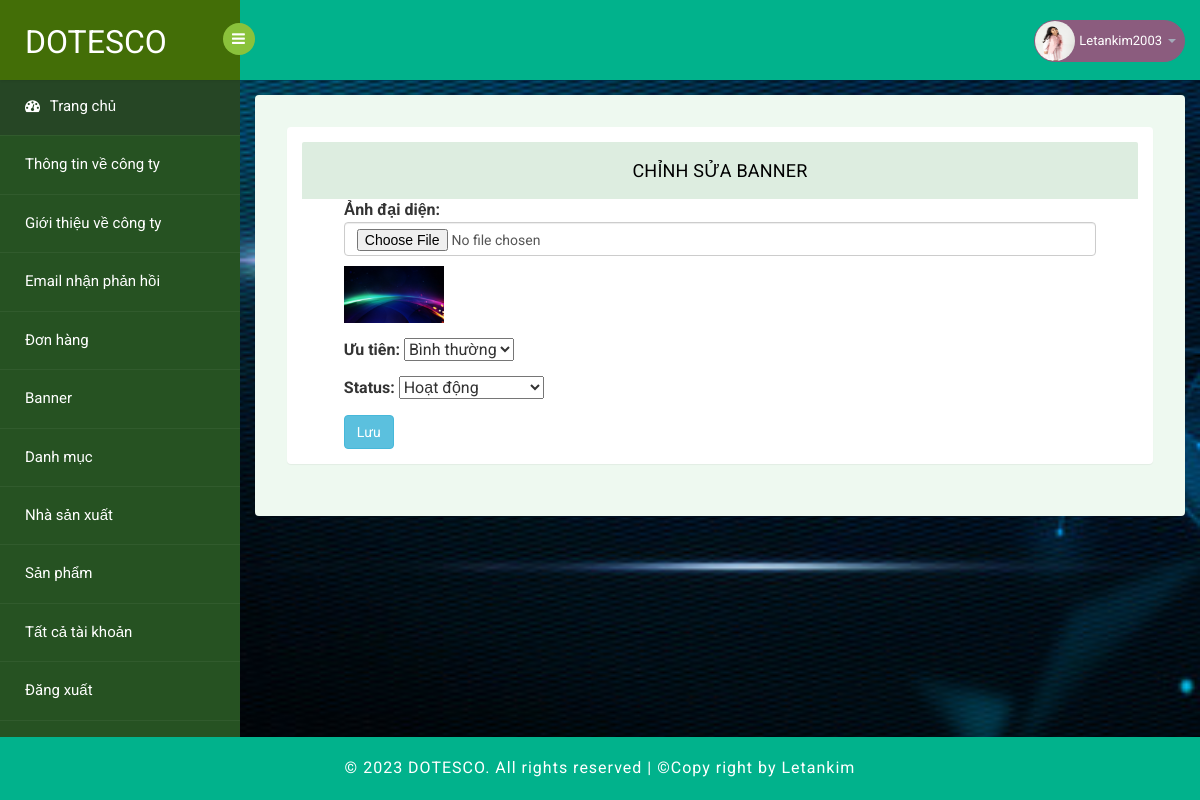
The app's page /admin/index.php?page=update-banner&id=28 (signed in) with its own data.
### tables this page shows
CREATE TABLE `tbl_banner` (
  `id` int(6) NOT NULL,
  `img` varchar(1000) NOT NULL,
  `status` tinyint(4) NOT NULL DEFAULT 1,
  `priority` tinyint(4) NOT NULL DEFAULT 0,
  `createAt` datetime NOT NULL DEFAULT current_timestamp(),
  `modifiedAt` datetime DEFAULT NULL,
  `createBy` int(11) NOT NULL,
  `modifiedBy` int(11) DEFAULT NULL
);

### admin/controller/BannerController.php (called while the page is built, shortened)
<?php
require_once PATH_ROOT_ADMIN."/DAO/BannerDao.php";
require_once PATH_ROOT_ADMIN."/DAO/AccountDao.php";
require_once PATH_ROOT."/model/Banner.php";
class BannerController {
    private static $bannerDao;
    function __construct() {
        self::$bannerDao = new BannerDao();
    }
    public function adminFormUpdate() {
        $id = $_GET['id'];
        $currentBanner = self::$bannerDao->getOneByID($id);
        include_once PATH_ROOT_ADMIN."/view/editForm/editBanner.php";
    }
}
?>

### admin/DBConnection/ConnectionAdmin.php (called while the page is built, shortened)
<?php
class ConnectionAdmin {
    public static $conn;
    function connect() {
        $servername = DB_HOST;
        $username = DB_USER;
        $password = DB_PASSWORD;
        $table = DB_NAME;
        try {
            self::$conn = new PDO("mysql:host=$servername;dbname=$table;charset=utf8", $username, $password);
            self::$conn->setAttribute(PDO::ATTR_ERRMODE, PDO::ERRMODE_EXCEPTION);
        } catch(PDOException $e) {
            try {
                $date= date('Y/m/d H:i:s');
                $myLogger = fopen(PATH_ROOT_ADMIN.'/Log/admin_log.log', 'a');
                $content = "Admin: CONNECT (".$e->getMessage().") ".$date."\n";
                fwrite($myLogger, $content);
            } catch(Exception $error) {
            }
        }
        return self::$conn;
    }
    function get_one($sql, $params = array()) {
        $result = [];
        try {
            $conn = $this->connect();
            $stmt = $conn->prepare($sql);
            $stmt->execute($params);
            $stmt->setFetchMode(PDO::FETCH_ASSOC);
            $result = $stmt->fetch();
        } catch(PDOException $e) {
            try {
                $date= date('Y/m/d H:i:s');
                $myLogger = fopen(PATH_ROOT_ADMIN.'/Log/log_user.log', 'a');
                $content = "User: GET BY ID (".$e->getMessage().") ".$date."\n";
                fwrite($myLogger, $content);
            } catch(Exception $error) {
            }
        }
        return $result;
    }
}
?>

### admin/DAO/BannerDao.php (called while the page is built, shortened)
<?php
require_once PATH_ROOT_ADMIN."/DBConnection/ConnectionAdmin.php";
require_once PATH_ROOT."/model/Banner.php";
class BannerDao {
    private static $db;
    public function __construct()
    {
        self::$db = new ConnectionAdmin();
    }
    private function banner($row) {
        $id = $row['id'];
        $img = $row['img'];
        $status = $row['status'];
        $priority = $row['priority'];
        $createAt = $row['createAt'];
        $modifiedAt = $row['modifiedAt'];
        $createBy = $row['createBy'];
        $modifiedBy  = $row['modifiedBy'];
        $banner = new Banner($id, $img, $status, $priority, $createAt, $modifiedAt, $createBy, $modifiedBy);
        return $banner;
    }
    function getOneByID($id) {
        $params = array(":id"=>$id);
        $sql = "SELECT * FROM tbl_banner WHERE id=:id";
        $row = self::$db->get_one($sql, $params);
        if($row) {
            return $this->banner($row);
        }
        return null;
    }
}
?>

### model/Banner.php (called while the page is built, shortened)
<?php
class Banner {
    protected $img;
    protected $status;
    protected $priority;
    public function __construct($id, $img, $status, $priority, $createAt, $modifiedAt, $createBy, $modifiedBy)
    {
        $this->img = $img;
        $this->status = $status;
        $this->priority = $priority;
    }
    public function getImg()
    {
        return $this->img;
    }
    public function getStatus()
    {
        return $this->status;
    }
    public function getPriority()
    {
        return $this->priority;
    }
}
?>

### admin/view/editForm/editBanner.php (the view, shortened to what this page needs)
<?php
    $img = $currentBanner->getImg();
    $status = $currentBanner->getStatus();
    $priority = $currentBanner->getPriority();
?>
<section id="main-content">
	<section class="wrapper">
		<div class="table-agile-info">
            <div class="panel panel-default">
                <div class="panel-body form-add active">
                    <div class="panel-heading">
                        Chỉnh sửa banner
                    </div>
                    <div class="position-center">
                        <form enctype="multipart/form-data" method = "post" action = "index.php?page=updated-banner" role="form">
                            <div class="form-group">
                                <label for="imgBanner">Ảnh đại diện: </label>
                                <input type="file" id="imgBanner" name="imgBanner" class="form-control" onchange="previewImage(event, '.box-img-preview')">
                                <div class="box-img-preview">
                                    <img src="<?=PATH_UPLOADS.$img?>" alt="Banner">
                                </div>
                            </div>
                            <div class="form-group">
                                <label for="priority">Ưu tiên: </label>
                                <select name="priority" id="priority">
                                    <?php
                                        if($priority == 1) {
                                            echo "<option value='0'>Bình thường</option>
                                            <option value='1' selected>Ưu tiên</option>";
                                        } else  {
                                            echo "<option value='0' selected>Bình thường</option>
                                            <option value='1'>Ưu tiên</option>";
                                        }
                                    ?>
                                </select>
                            </div>
                            <div class="form-group">
                                <label for="status">Status: </label>
                                    <select name="status" id="status">
                                        <?php
                                            if($status == 1) {
                                                echo "<option value='0'>Không hoạt động</option>
                                                <option value='1' selected>Hoạt động</option>";
                                            } else  {
                                                echo "<option value='0' selected>Không hoạt động</option>
                                                <option value='1'>Hoạt động</option>";
                                            }
                                        ?>
                                    </select>
                            </div>
                            <button type="submit" id="update-information" name = "update-banner" class="btn btn-info">Lưu</button>
                        </form>
                    </div>
                </div>
            </div>
        </div>
    </section>
</section>
</section>

### admin/assets/css/style.css (style rules this page uses)
html, body { font-family: 'Roboto', sans-serif; font-size: 100%; overflow-x: hidden; background: url(../images/bg.jpg) no-repeat 0px 0px; background-size:cover; }
body { position: relative; min-height: 100vh; }
ul,label { margin:0; padding:0; }
#main-content { margin-left:240px; -webkit-transition:all .3s ease-in-out; -moz-transition:all .3s ease-in-out; -o-transition:all .3s ease-in-out; transition:all .3s ease-in-out; }
.wrapper { margin-bottom: 50px; display:inline-block; margin-top:80px; padding:15px; width:100%; }
.position-center { width:90%; margin: 0 auto; }
.panel-heading { position: relative; height: 57px; line-height: 57px; letter-spacing: 0.2px; color: #000; font-size: 18px; font-weight: 400; padding: 0 16px; background:#ddede0; border-top-right-radius: 2px; border-top-left-radius: 2px; text-transform: uppercase; text-align: center; }
.panel { border: none ! important; }
.table-agile-info { background: #eef9f0; padding: 2em; border-radius: 4px; -webkit-box-shadow: 0 1px 1px rgba(0,0,0,.05); box-shadow: 0 1px 1px rgba(0,0,0,.05); }
.form-add { display: none; }
.form-add.active { display: block; }

### admin/assets/css/form.css (style rules this page uses)
.form-group input, .form-group textarea { font-size: 14px; }
.form-group .box-img-preview { display: flex; gap: 5px; }
.form-group .box-img-preview img { width: 100px; margin-top: 5px; }

### records on screen
tbl_banner: img (picture), priority "Bình thường", status "Hoạt động"

### other values on screen
$_SESSION['usernameAdmin'] "Letankim2003"
